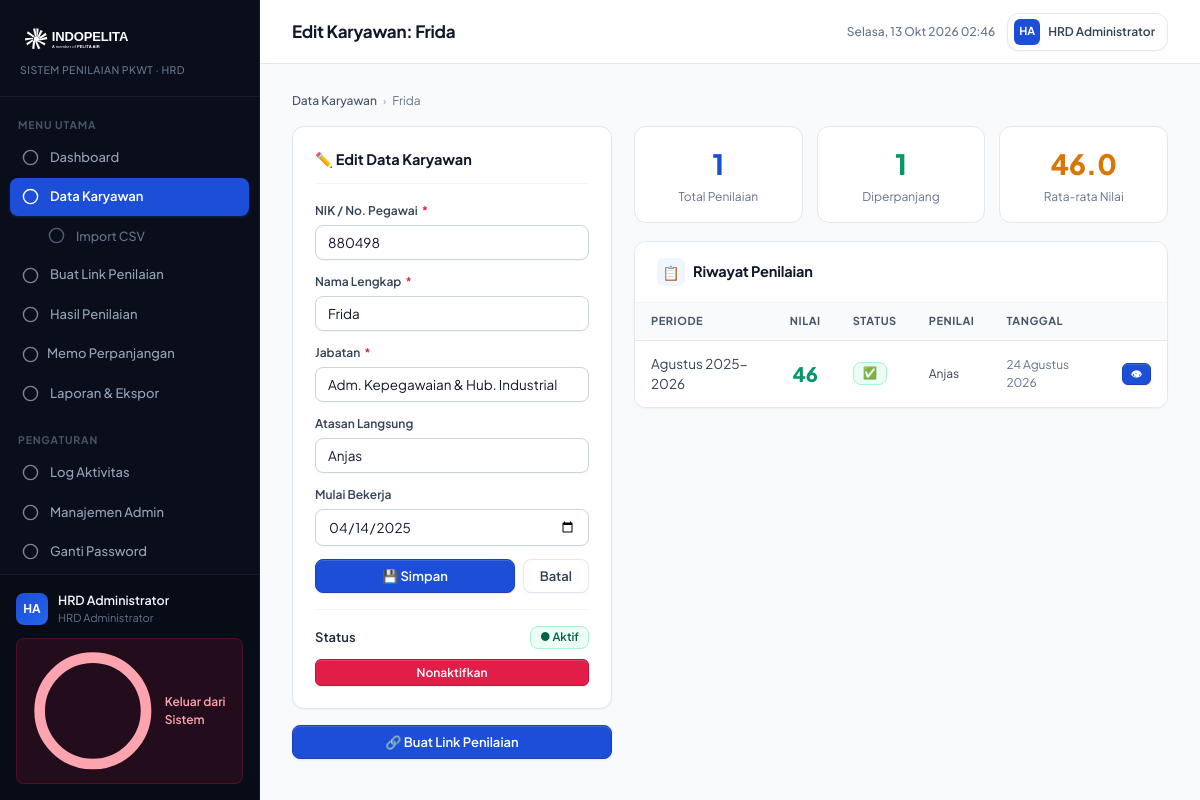
The page /admin/edit_karyawan.php?id=12 (signed in) on the database its author committed.
### tables this page shows
CREATE TABLE `karyawan` (
  `id` int(11) NOT NULL AUTO_INCREMENT,
  `nik` varchar(20) NOT NULL,
  `nama` varchar(100) NOT NULL,
  `jabatan` varchar(100) NOT NULL,
  `penempatan` varchar(100) DEFAULT NULL,
  `atasan_langsung` varchar(100) DEFAULT NULL,
  `mulai_bekerja` date DEFAULT NULL,
  `is_active` tinyint(1) DEFAULT 1,
  `created_at` timestamp NOT NULL DEFAULT current_timestamp(),
  PRIMARY KEY (`id`),
  UNIQUE KEY `nik` (`nik`)
);

CREATE TABLE `penilaian` (
  `id` int(11) NOT NULL AUTO_INCREMENT,
  `token_id` int(11) NOT NULL,
  `karyawan_id` int(11) NOT NULL,
  `periode` varchar(30) NOT NULL,
  `sikap_nilai` tinyint(4) NOT NULL,
  `kerjasama_nilai` tinyint(4) NOT NULL,
  `inisiatif_nilai` tinyint(4) NOT NULL,
  `ketelitian_nilai` tinyint(4) NOT NULL,
  `ketepatan_nilai` tinyint(4) NOT NULL,
  `pengetahuan_nilai` tinyint(4) NOT NULL,
  `kualitas_nilai` tinyint(4) NOT NULL,
  `kuantitas_nilai` tinyint(4) NOT NULL,
  `belajar_nilai` tinyint(4) NOT NULL,
  `tjawab_nilai` tinyint(4) NOT NULL,
  `jumlah_nilai` int(11) NOT NULL,
  `status_perpanjangan` enum('Diperpanjang','Tidak Diperpanjang') NOT NULL,
  `penilaian_keseluruhan` enum('Sangat Baik','Baik','Cukup Baik','Kurang Baik','Tidak Baik') NOT NULL,
  `bidang_unggul` text DEFAULT NULL,
  `bidang_tingkatkan` text DEFAULT NULL,
  `rencana_pelatihan` text DEFAULT NULL,
  `jobdesk_harian` text DEFAULT NULL,
  `pesan_tambahan` text DEFAULT NULL,
  `permohonan_perpanjangan` enum('Diperpanjang','Tidak Diperpanjang') DEFAULT NULL,
  `kualifikasi_jabatan` text DEFAULT NULL,
  `penilai_nama` varchar(100) NOT NULL,
  `tanggal_penilaian` date NOT NULL,
  `tanda_tangan` mediumtext DEFAULT NULL,
  `created_at` timestamp NOT NULL DEFAULT current_timestamp(),
  `updated_at` timestamp NOT NULL DEFAULT current_timestamp() ON UPDATE current_timestamp(),
  PRIMARY KEY (`id`),
  UNIQUE KEY `token_id` (`token_id`),
  KEY `idx_karyawan` (`karyawan_id`),
  KEY `idx_status` (`status_perpanjangan`),
  KEY `idx_periode` (`periode`),
  CONSTRAINT `fk_penilaian_karyawan` FOREIGN KEY (`karyawan_id`) REFERENCES `karyawan` (`id`),
  CONSTRAINT `fk_penilaian_token` FOREIGN KEY (`token_id`) REFERENCES `form_tokens` (`id`)
);

### config.php (called while the page is built, shortened)
<?php
function e(string $s): string {
    return htmlspecialchars($s, ENT_QUOTES, 'UTF-8');
}
function formatTanggal(string $date): string {
    $bulan = ['','Januari','Februari','Maret','April','Mei','Juni',
              'Juli','Agustus','September','Oktober','November','Desember'];
    $d = explode('-', $date);
    return intval($d[2]) . ' ' . $bulan[intval($d[1])] . ' ' . $d[0];
}

### admin/edit_karyawan.php (the view, shortened to what this page needs)
<?php
require_once __DIR__ . '/../config.php';
$db = db(); $id = intval($_GET['id'] ?? 0); $msg = $err = '';
$stmt=$db->prepare("SELECT * FROM karyawan WHERE id=?"); $stmt->bind_param('i',$id); $stmt->execute();
$kar=$stmt->get_result()->fetch_assoc(); $stmt->close();
$riwayat=$db->query("SELECT p.*,ft.periode FROM penilaian p JOIN form_tokens ft ON ft.id=p.token_id WHERE p.karyawan_id=$id ORDER BY p.created_at DESC");
$statRow=$db->query("SELECT SUM(status_perpanjangan='Diperpanjang') lanjut,SUM(status_perpanjangan='Tidak Diperpanjang') tidak,AVG(jumlah_nilai) avg FROM penilaian WHERE karyawan_id=$id")->fetch_assoc();
require_once __DIR__ . '/../includes/admin_header.php';
?>
<div style="margin-bottom:16px;">
  <div class="breadcrumb"><a href="karyawan.php">Data Karyawan</a><span class="sep">›</span><span><?= e($kar['nama']) ?></span></div>
</div>
<div style="display:grid;grid-template-columns:320px 1fr;gap:22px;align-items:flex-start;">
  <div style="display:flex;flex-direction:column;gap:16px;">
    <div class="form-card">
      <div class="form-card-header">✏️ Edit Data Karyawan</div>
      <form method="POST">
        <div class="form-grid" style="gap:13px;">
          <?php foreach([['nik','NIK / No. Pegawai','text',true],['nama','Nama Lengkap','text',true],['jabatan','Jabatan','text',true],['atasan','Atasan Langsung','text',false]] as [$n,$l,$t,$req]): ?>
          <div class="form-group">
            <label class="form-label"><?= $l ?><?= $req?' <span class="req">*</span>':'' ?></label>
            <input type="<?= $t ?>" name="<?= $n ?>" class="form-control" value="<?= e($kar[$n==='atasan'?'atasan_langsung':$n]??'') ?>" <?= $req?'required':'' ?>>
          </div>
          <?php endforeach; ?>
          <div class="form-group">
            <label class="form-label">Mulai Bekerja</label>
            <input type="date" name="mulai_bekerja" class="form-control" value="<?= e($kar['mulai_bekerja']??'') ?>">
          </div>
          <div style="display:flex;gap:8px;">
            <button type="submit" class="btn btn-primary" style="flex:1">💾 Simpan</button>
            <a href="karyawan.php" class="btn btn-light">Batal</a>
          </div>
        </div>
      </form>
      <div class="divider"></div>
      <div style="display:flex;justify-content:space-between;align-items:center;margin-bottom:10px;">
        <span style="font-size:13px;font-weight:600">Status</span>
        <?= $kar['is_active']?'<span class="badge badge-green">● Aktif</span>':'<span class="badge badge-red">● Nonaktif</span>' ?>
      </div>
      <?php if($kar['is_active']): ?>
        <a href="karyawan.php?hapus=<?= $id ?>" class="btn btn-danger btn-sm btn-block" onclick="return confirm('Nonaktifkan karyawan ini?')">Nonaktifkan</a>
      <?php else: ?>
        <a href="karyawan.php?aktif=<?= $id ?>" class="btn btn-success btn-sm btn-block">Aktifkan</a>
      <?php endif; ?>
    </div>
    <a href="token.php?karyawan=<?= $id ?>" class="btn btn-primary btn-block">🔗 Buat Link Penilaian</a>
  </div>
  <div style="display:flex;flex-direction:column;gap:18px;">
    <div style="display:grid;grid-template-columns:1fr 1fr 1fr;gap:14px;">
      <?php foreach([
        [$riwayat->num_rows,'Total Penilaian','var(--blue)'],
        [$statRow['lanjut']??0,'Diperpanjang','var(--green)'],
        [number_format($statRow['avg']??0,1),'Rata-rata Nilai','var(--amber)'],
      ] as [$v,$l,$c]): ?>
      <div style="background:#fff;border:1px solid var(--gray-200);border-radius:var(--radius-lg);padding:16px;text-align:center;">
        <div style="font-size:28px;font-weight:900;color:<?= $c ?>"><?= $v ?></div>
        <div style="font-size:12px;color:var(--gray-500);margin-top:3px"><?= $l ?></div>
      </div>
      <?php endforeach; ?>
    </div>
    <div class="card">
      <div class="card-header"><div class="card-title"><div class="card-title-icon">📋</div>Riwayat Penilaian</div></div>
      <?php $riwayat->data_seek(0); ?>
      <table class="tbl">
        <thead><tr><th>Periode</th><th style="text-align:center">Nilai</th><th>Status</th><th>Penilai</th><th>Tanggal</th><th></th></tr></thead>
        <tbody>
          <?php while($p=$riwayat->fetch_assoc()): ?>
          <tr>
            <td><?= e($p['periode']) ?></td>
            <td style="text-align:center"><span style="font-size:20px;font-weight:800;color:<?= $p['jumlah_nilai']>=28?'var(--green)':'var(--red)' ?>"><?= $p['jumlah_nilai'] ?></span></td>
            <td><?= $p['status_perpanjangan']==='Diperpanjang'?'<span class="badge badge-green">✅</span>':'<span class="badge badge-red">❌</span>' ?></td>
            <td style="font-size:12px"><?= e($p['penilai_nama']) ?></td>
            <td style="font-size:12px;color:var(--gray-500)"><?= formatTanggal($p['tanggal_penilaian']) ?></td>
            <td><a href="detail_penilaian.php?id=<?= $p['id'] ?>" class="btn btn-primary btn-xs">👁</a></td>
          </tr>
          <?php endwhile; ?>
        </tbody>
      </table>
    </div>
  </div>
</div>
<?php require_once __DIR__ . '/../includes/admin_footer.php'; ?>

### rows shown on the page
karyawan: nama "Frida", nik "880498", jabatan "Adm. Kepegawaian & Hub. Industrial", atasan "Anjas", mulai_bekerja "04/14/2025"
penilaian: token.periode "Agustus 2025-2026", jumlah_nilai "46", penilai_nama "Anjas", tanggal_penilaian "24 Agustus 2026"

### other values the page prints
$initials "HA"
$_SESSION['admin_nama'] "HRD Administrator"
$pageTitle "Edit Karyawan: Frida"
$l "NIK / No. Pegawai"
$l "Nama Lengkap"
$l "Jabatan"
$l "Atasan Langsung"
$v "1"
$l "Total Penilaian"
$l "Diperpanjang"
$v "46.0"
$l "Rata-rata Nilai"
